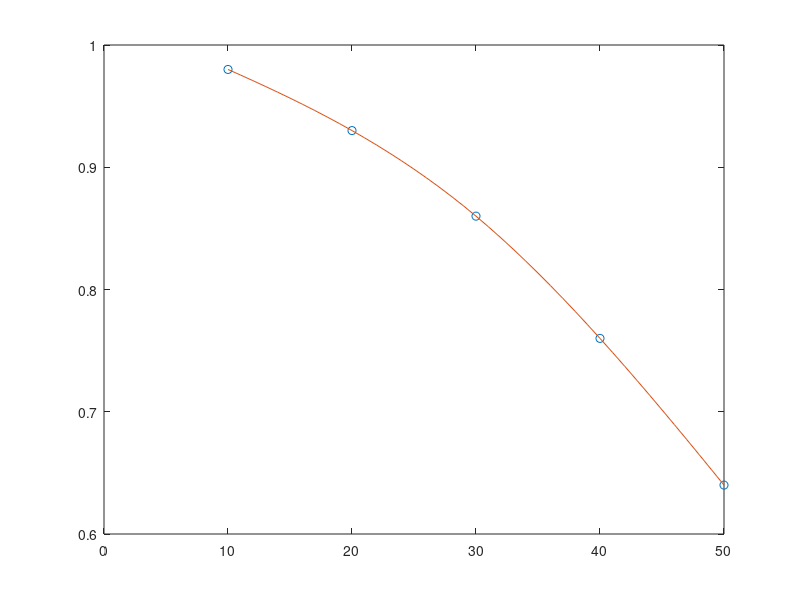

Recreate this plot in MATLAB.
%% Spline gotowa metoda ale trzeba opisac jak dziala

X = [10, 20, 30, 40, 50];
Y = [0.98, 0.93, 0.86, 0.76, 0.64];
xx = 1:1:50;
figure(1)

yy = interp1(X,Y,xx,'spline');
x0 = 21;

plot(X,Y,'o',xx,yy)


